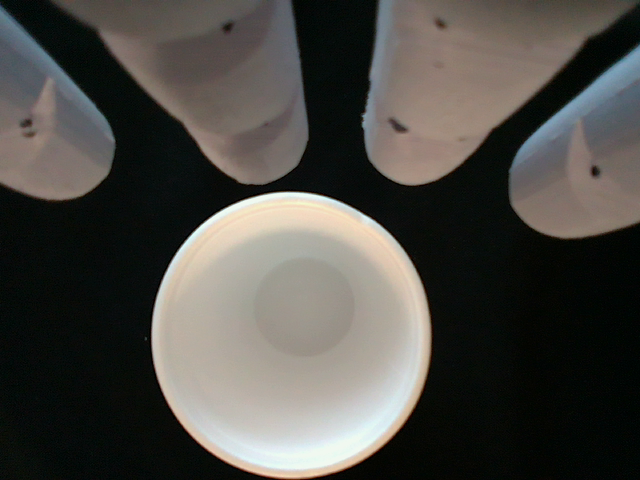
#> input picture junk/Image_Tracking_2D/Hand_object.png, 640 x 480 px, given in place of sample_video.MOV, which was not available
$ python CleanVideo.py
#> lines starting #> are read from the running program, lines starting #| are printed output that depends on the picture; after the words box and inside, x2 and y2 are one past the last pixel; in counts of white or black regions, pixels touching at a corner belong together; pictures that were not available may be replaced by others from this repository, and a replacement may not be noted
from typing import List, Tuple
import numpy as np
import cv2 as cv


down_width = 300
down_height = 500
down_points = (down_width, down_height)

KERNAL_SIZE = 5


def thresh_callback(canny_output):
    contours, _ = cv.findContours(canny_output, cv.RETR_TREE, cv.CHAIN_APPROX_SIMPLE)

    contours_poly, bound_rect, centers, radius = [], [], [], []
    for i, cont in enumerate(contours):
        contours_poly.append(cv.approxPolyDP(cont, 3, True))
        bound_rect.append(cv.boundingRect(contours_poly[i]))

        arr = cv.minEnclosingCircle(contours_poly[i])
        centers.append(arr[0])
        radius.append(arr[1])

    drawing = np.zeros((canny_output.shape[0], canny_output.shape[1], 3), dtype=np.uint8)
    for i in range(len(centers)):
        color = (0, 255, 0)
        cv.drawContours(drawing, contours_poly, i, color)
        cv.rectangle(
            drawing,
            (
                int(bound_rect[i][0]),
                int(bound_rect[i][1])
            ),
            (
                int(bound_rect[i][0] + bound_rect[i][2]),
                int(bound_rect[i][1] + bound_rect[i][3])
            ),
            color, 2)
        # cv.circle(drawing, (int(centers[i][0]), int(centers[i][1])), int(radius[i]), color, 2)
    cv.imshow('Contours', drawing)


cap = cv.VideoCapture('sample_video.MOV')
while cap.isOpened():
    ret, img = cap.read()
#> img is the input picture: shape (480, 640, 3); mean B, G, R 69.7, 74.5, 76.4
    # if frame is read correctly ret is True
    if not ret:
        print("Can't receive frame (stream end?). Exiting ...")
        break

    img = cv.resize(img, down_points, interpolation=cv.INTER_LINEAR)
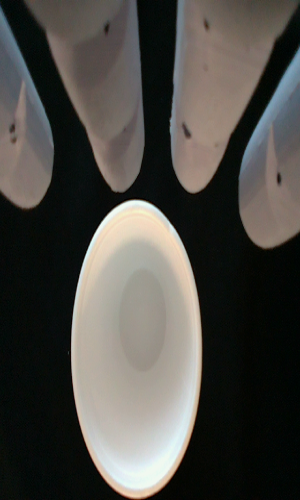
#> img: shape (500, 300, 3); mean B, G, R 69.5, 74.4, 76.3
    cv.imshow("img", img)
    hsv = cv.cvtColor(img, cv.COLOR_BGR2HSV)
#> hsv: shape (500, 300, 3); mean H, S, V 49.1, 78.9, 79.6

    # define range of blue color in HSV
    sensitivity = 100
    lower_white = np.array([0, 0, 255 - sensitivity])
    upper_white = np.array([255, sensitivity, 255])

    # Threshold the HSV image to get only blue colors
    mask = cv.inRange(hsv, lower_white, upper_white)
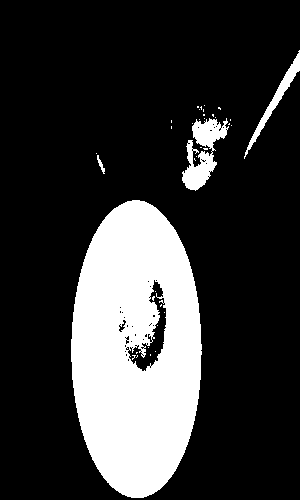
#> mask: shape (500, 300); 21.3% white; 37 white regions (33 under 20 px), largest, box (x1, y1, x2, y2) and area: (71, 200, 202, 498) 29390, (182, 118, 229, 191) 1594, (244, 50, 300, 159) 764, (97, 155, 105, 174) 54

    # Bitwise-AND mask and original image
    res = cv.bitwise_and(img, img, mask=mask)
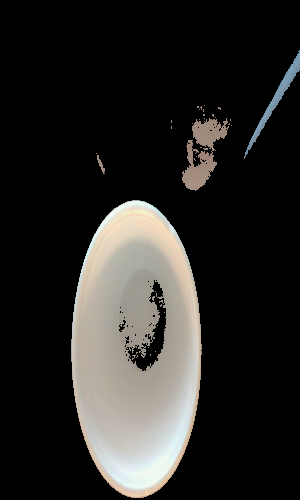
#> res: shape (500, 300, 3); mean B, G, R 36.9, 39.1, 40.3

    img = cv.GaussianBlur(img, (5, 5), 5)
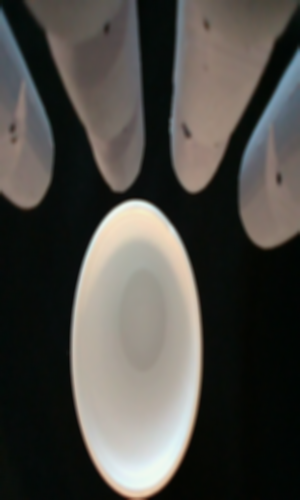
#> img: shape (500, 300, 3); mean B, G, R 69.5, 74.4, 76.3
    img = cv.Canny(img, 100, 200)
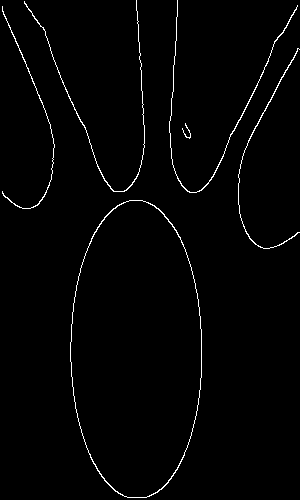
#> img: shape (500, 300); 1.6% white in thin lines or dots

    cv.imshow('frame', img)
    if cv.waitKey(1) == ord('q'):
#> (key q is pressed here)
        break

cap.release()
cv.destroyAllWindows()
